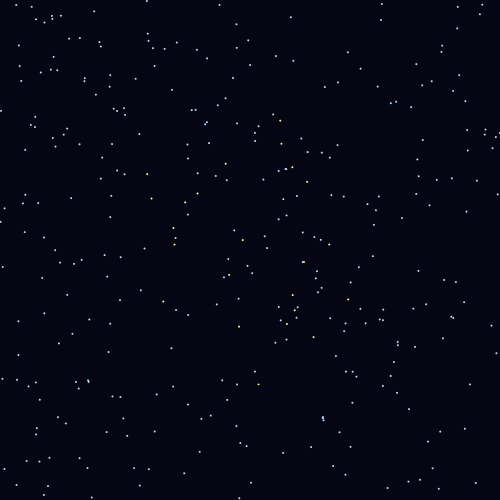
Frame 1 (no input)
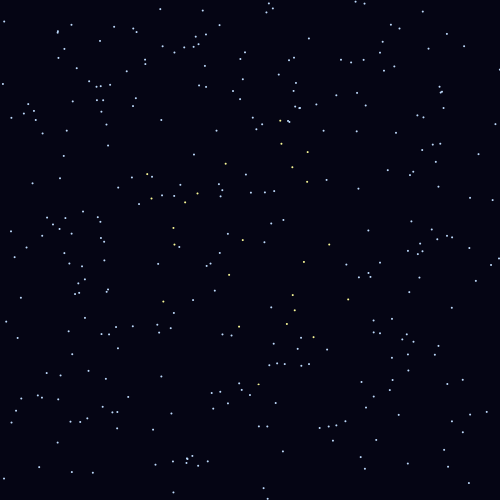
Frame 60 (the mouse pressed at the canvas centre just before this capture)
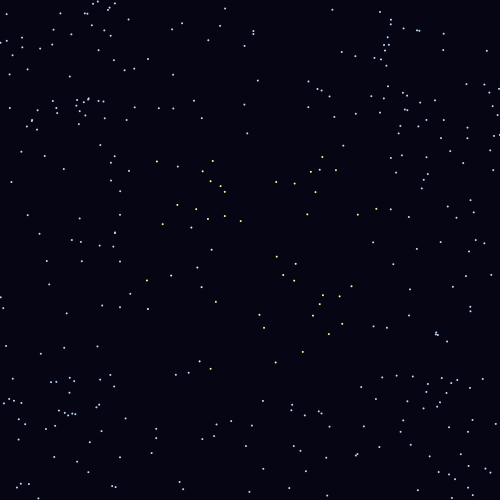
Frame 120 (the mouse held since frame 60 and released just before this capture)

The Processing sketch that drew these frames (run headless with seeded random() and noise(); from frame 60 on, the mouse is pressed at the canvas centre):

// Processing sketch: processing_42849
// ── processing_42849.pde

int NUM_THINGS = 110;
int outnum = 300;
 
// creating an (empty) global array with a
// capacity of 10 elements of type Ball
Thing[] things = new Thing[NUM_THINGS];
Outside[] border = new Outside[outnum];

void setup() 
{
  size(500, 500);
 // background(255); 
  smooth();
 
 
  for (int i = 0; i < NUM_THINGS; i++) 
  {
    things[i] = new Thing();   // populating the array
    things[i].x = random(0, width);
    things[i].y = random(0, height);
    things[i].direction = random(0, 360);
  }
  
   for (int i = 0; i < outnum; i++) 
  {
    border[i] = new Outside();
    border[i].x = random(0, width);
    border[i].y = random(0, height);
    border[i].direction = random(0, 360);
  }
}
 
void draw() 
{ 
   background(5, 5, 20);
 
  //call the method update everytime I draw
  for (int i = 0; i < NUM_THINGS; i++)
  {
    things[i].update();
  }
  noFill();
  strokeWeight(80);
  stroke(5, 5, 20);
  ellipse(250, 250, 350, 350);
  
  for (int i = 0; i < outnum; i++)
  {
    border[i].update();
  }
}
 
 
class Thing
{
  //properties of my thing
  float myDiameter = 2;
  float x;
  float y;
  color col = #FAFA97;
  float speed = 1;
  float direction = 5; //they have the same speed but the direction in which they move is different
  
  //this is a constructor
  //it is a block of instruction that sets up everything from the beginning
//  Thing()
//  {
//    fill(col);
//    ellipse(x, y, myDiameter, myDiameter);
//  }
 
  //method(s) for my thing
  void update()
  {
    /*
    convert direction into radians
     break it down to the sinus and cosinus
     which are the vertical and horizontal components 
     of the angle then multiply for speed 
     (because in trigonometry you always work with a radius of 1)
     */
    float dX = cos(radians(direction))*speed/2;
    float dY = sin(radians(direction))*speed/2;
 
    //the result are the steps in the vertical and horizontal direction
    x = x + dX*mouseX;
    y = y + dY*mouseY;
 
    direction++; //since you are increasing the angle of the directions by one, the objects circle around in a circle
    
    
    int big = 400;
    int small = 100;
    //managing borders
    if (x > big)
    {
      x = small;
    }
 
    if (x < small)
    {
      x = big;
    }
 
    if (y > big)
    {
      y = small;
    }
 
    if (y < small)
    {
      y = big;
    }
 
    //draw the thing 
    fill(col);
    noStroke();
    strokeWeight(0);
    ellipse(x, y, myDiameter, myDiameter);
 
    
  //  example of interaction among things//
  //  every object scans the other objects using the global array
    for (int i = 0; i < NUM_THINGS; i++)
   {
      //temporary variable to store the other
      Thing other = things[i];
 
      //it's not a good idea to make the thing interact with itself
      //this points to the specific instance
      if (this != other) //other is a variable
     {
       //after I determine it's another thing I check the distance
        if (dist(x, y, other.x, other.y)<100)
        {
          direction++;
          //and do something
          stroke(255);
          noFill();
          point(x, y);
        }
      }
    }
  }
}


 
class Outside
{
  float myDiameter = 2;
  float x;
  float y;
  color col = #BDDAFC;
  float speed = 2;
  float direction = 10; //they have the same speed but the direction in which they move is different
  
  //method(s)
  void update()
  {
   
    float dX = cos(radians(direction))*speed*2;
    float dY = sin(radians(direction))*speed*2;
 
    //the result are the steps in the vertical and horizontal direction
    x = x + dX;
    y = y + dY;
 
    direction++; //since you are increasing the angle of the directions by one, the objects circle around in a circle
 
    //managing borders
    if (x > width)
    {
      x = 380;
    }
 
    if (x < 0)
    {
      x = 120;
    }
 
    if (y > height)
    {
      y = 380;
    }
 
    if (y < 0)
    {
      y = 120;
    }
 
    //draw the thing  
    fill(col);
    noStroke();
    ellipse(x, y, myDiameter, myDiameter);
//    beginShape();
//    curveVertex(x,  y);
//    curveVertex(x,  y);
//    curveVertex(x-10,  y-25);
//    curveVertex(x-20,  y-15);
//    curveVertex(x+15, y+10);
//    curveVertex(x+15, y+10);
//    endShape();
 
    

  }
}
